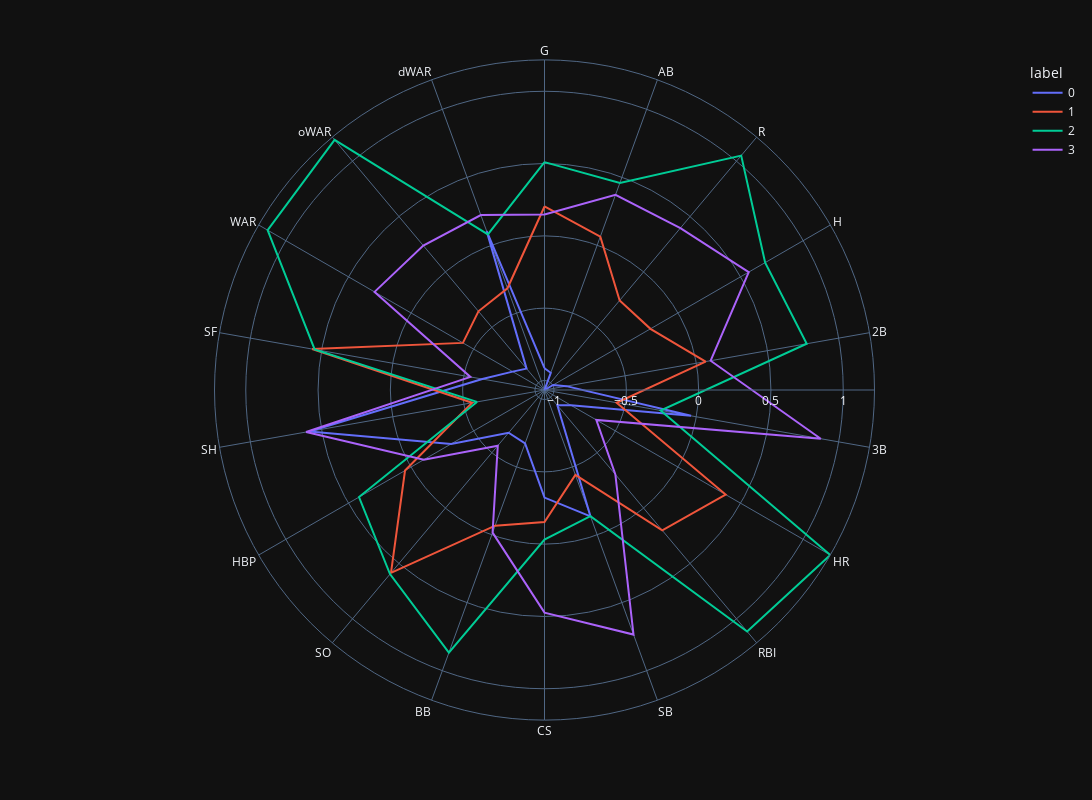

Write notebook code for a chart like this one.
### Code cell
kmeans.fit(batting_heavy_abvanced_main_scale)
batting_heavy_abvanced_main_scale['label']=kmeans.labels_
polar=batting_heavy_abvanced_main_scale.groupby("label").mean().reset_index()
polar=pd.melt(polar,id_vars=["label"])
fig4 = px.line_polar(polar, r="value", theta="variable", color="label", line_close=True,height=800,width=1200)
fig4.show()

### Figure 1 — Plotly figure (JSON) as saved in the notebook; plotly's stock layout.template omitted (floating-point values rounded to 4 significant figures)
{"data": [{"hovertemplate": "label=0<br>value=%{r}<br>variable=%{theta}<extra></extra>", "legendgroup": "0", "line": {"color": "#636efa", "dash": "solid"}, "marker": {"symbol": "circle"}, "mode": "lines", "name": "0", "r": [-0.9155, -0.9393, -1.066, -0.9965, -0.9124, -0.03699, -0.8543, -0.9276, -0.1361, -0.3218, -0.6734, -0.6799, -0.3205, 0.5851, -0.6295, -0.8117, -0.8731, 0.1032, -0.9155], "showlegend": true, "subplot": "polar", "theta": ["G", "AB", "R", "H", "2B", "3B", "HR", "RBI", "SB", "CS", "BB", "SO", "HBP", "SH", "SF", "WAR", "oWAR", "dWAR", "G"], "type": "scatterpolar"}, {"hovertemplate": "label=1<br>value=%{r}<br>variable=%{theta}<extra></extra>", "legendgroup": "1", "line": {"color": "#EF553B", "dash": "solid"}, "marker": {"symbol": "circle"}, "mode": "lines", "name": "1", "r": [0.2031, 0.06278, -0.2575, -0.2198, 0.06574, -0.5595, 0.3805, 0.2011, -0.4417, -0.1525, -0.06784, 0.5857, 0.04778, -0.5582, 0.5656, -0.4144, -0.3554, -0.3173, 0.2031], "showlegend": true, "subplot": "polar", "theta": ["G", "AB", "R", "H", "2B", "3B", "HR", "RBI", "SB", "CS", "BB", "SO", "HBP", "SH", "SF", "WAR", "oWAR", "dWAR", "G"], "type": "scatterpolar"}, {"hovertemplate": "label=2<br>value=%{r}<br>variable=%{theta}<extra></extra>", "legendgroup": "2", "line": {"color": "#00cc96", "dash": "solid"}, "marker": {"symbol": "circle"}, "mode": "lines", "name": "2", "r": [0.5098, 0.4585, 1.05, 0.6962, 0.7756, -0.2504, 1.216, 1.115, -0.137, -0.03166, 0.8673, 0.5963, 0.4153, -0.5916, 0.5482, 1.145, 1.193, 0.07902, 0.5098], "showlegend": true, "subplot": "polar", "theta": ["G", "AB", "R", "H", "2B", "3B", "HR", "RBI", "SB", "CS", "BB", "SO", "HBP", "SH", "SF", "WAR", "oWAR", "dWAR", "G"], "type": "scatterpolar"}, {"hovertemplate": "label=3<br>value=%{r}<br>variable=%{theta}<extra></extra>", "legendgroup": "3", "line": {"color": "#ab63fa", "dash": "solid"}, "marker": {"symbol": "circle"}, "mode": "lines", "name": "3", "r": [0.1473, 0.37, 0.3962, 0.565, 0.1009, 0.8742, -0.6524, -0.3037, 0.734, 0.4739, -0.01624, -0.5634, -0.1028, 0.608, -0.5458, 0.2911, 0.2379, 0.2213, 0.1473], "showlegend": true, "subplot": "polar", "theta": ["G", "AB", "R", "H", "2B", "3B", "HR", "RBI", "SB", "CS", "BB", "SO", "HBP", "SH", "SF", "WAR", "oWAR", "dWAR", "G"], "type": "scatterpolar"}], "layout": {"polar": {"domain": {"x": [0.0, 1.0], "y": [0.0, 1.0]}, "angularaxis": {"direction": "clockwise", "rotation": 90}}, "legend": {"title": {"text": "label"}, "tracegroupgap": 0}, "margin": {"t": 60}, "height": 800, "width": 1200}}
